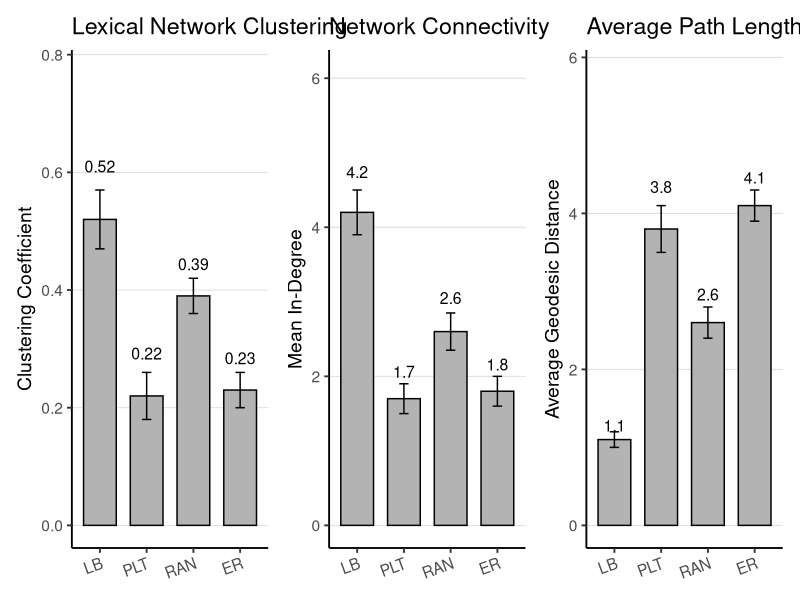

Here is the R script that generated this plot:
# ---------------------------
# Load libraries
# ---------------------------
library(ggplot2)
library(dplyr)
library(patchwork)

# ---------------------------
# Example data (replace with your values)
# ---------------------------
df <- data.frame(
  group = c("LB", "PLT", "RAN", "ER"),
  clustering = c(.52, .22, .39, .23),
  clustering_se = c(.05, .04, .03, .03),
  indegree = c(4.2, 1.7, 2.6, 1.8),
  indegree_se = c(.3, .2, .25, .2),
  distance = c(1.1, 3.8, 2.6, 4.1),
  distance_se = c(.1, .3, .2, .2)
)

# Ensure factor levels are ordered
df$group <- factor(df$group, levels = c("LB", "PLT", "RAN", "ER"))

# ---------------------------
# APA-style plotting function with error bars
# ---------------------------
apa_plot <- function(df, metric, se_metric, ylab, title) {
  ggplot(df, aes(x = group, y = .data[[metric]])) +
    geom_bar(stat = "identity", fill = "gray70", color = "black", width = 0.7) +
    geom_errorbar(aes(ymin = .data[[metric]] - .data[[se_metric]],
                      ymax = .data[[metric]] + .data[[se_metric]]),
                  width = 0.2, color = "black") +
    # Move labels above error bars
    geom_text(aes(label = round(.data[[metric]], 2),
                  y = .data[[metric]] + .data[[se_metric]] * 1.8),
              size = 4) +
    theme_classic(base_size = 14) +
    theme(
      axis.text.x = element_text(angle = 20, hjust = 1),
      axis.title.x = element_blank(),
      panel.grid.major.y = element_line(color = "gray85", linewidth = 0.3)
    ) +
    labs(y = ylab, title = title) +
    ylim(0, max(df[[metric]] + df[[se_metric]]) * 1.35)
}

# ---------------------------
# Create the three panels
# ---------------------------
p1 <- apa_plot(df, "clustering", "clustering_se",
               ylab = "Clustering Coefficient",
               title = "Lexical Network Clustering")

p2 <- apa_plot(df, "indegree", "indegree_se",
               ylab = "Mean In-Degree",
               title = "Network Connectivity")

p3 <- apa_plot(df, "distance", "distance_se",
               ylab = "Average Geodesic Distance",
               title = "Average Path Length")

# ---------------------------
# Combine into Figure 1 A–C horizontally
# ---------------------------
Figure1 <- p1 + p2 + p3 + plot_layout(ncol = 3)

# Display the figure
Figure1

